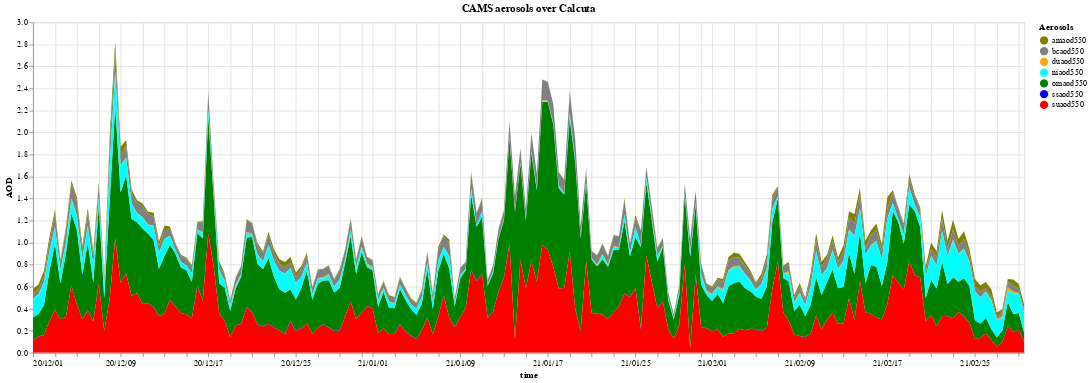

Notebook code for this chart:
### Code cell
domain = ['amaod550', 'bcaod550', 'duaod550', 'niaod550', 'omaod550', 'ssaod550', 'suaod550']
range_ = ['olive', 'grey', 'orange', 'cyan', 'green', 'blue', 'red']

alt.Chart(df_calcuta).transform_fold(
    ['duaod550',
     'omaod550',
     'bcaod550',
     'suaod550',
     'niaod550',
     'ssaod550',
     'amaod550'],
    as_ = ['Aerosols', 'AOD']
).mark_area().encode(
    alt.X('time:T', axis=alt.Axis(format='%y/%m/%d')),
    alt.Y('AOD:Q', stack='zero'),
    alt.Color('Aerosols:N', scale=alt.Scale(domain=domain, range=range_))
    #alt.Color('Aerosols:N')
).properties(
    width=1200,
    height=400,
    title='CAMS aerosols over Calcuta'
).interactive()

### Figure 1 — Vega-Lite specification as saved in the notebook (floating-point values rounded to 4 significant figures; data arrays with more than 128 entries replaced by an {"elided": "..."} marker saying what was removed)
{"config": {"view": {"continuousWidth": 400, "continuousHeight": 300}}, "data": {"name": "data-4dc8f0bb58f3d8a6d5160caa50e2499b"}, "mark": "area", "encoding": {"color": {"type": "nominal", "field": "Aerosols", "scale": {"domain": ["amaod550", "bcaod550", "duaod550", "niaod550", "omaod550", "ssaod550", "suaod550"], "range": ["olive", "grey", "orange", "cyan", "green", "blue", "red"]}}, "x": {"type": "temporal", "axis": {"format": "%y/%m/%d"}, "field": "time"}, "y": {"type": "quantitative", "field": "AOD", "stack": "zero"}}, "height": 400, "selection": {"selector004": {"type": "interval", "bind": "scales", "encodings": ["x", "y"]}}, "title": "CAMS aerosols over Calcuta", "transform": [{"fold": ["duaod550", "omaod550", "bcaod550", "suaod550", "niaod550", "ssaod550", "amaod550"], "as": ["Aerosols", "AOD"]}], "width": 1200, "$schema": "https://vega.github.io/schema/vega-lite/v4.8.1.json", "datasets": {"data-4dc8f0bb58f3d8a6d5160caa50e2499b": {"elided": "182 records"}}}
